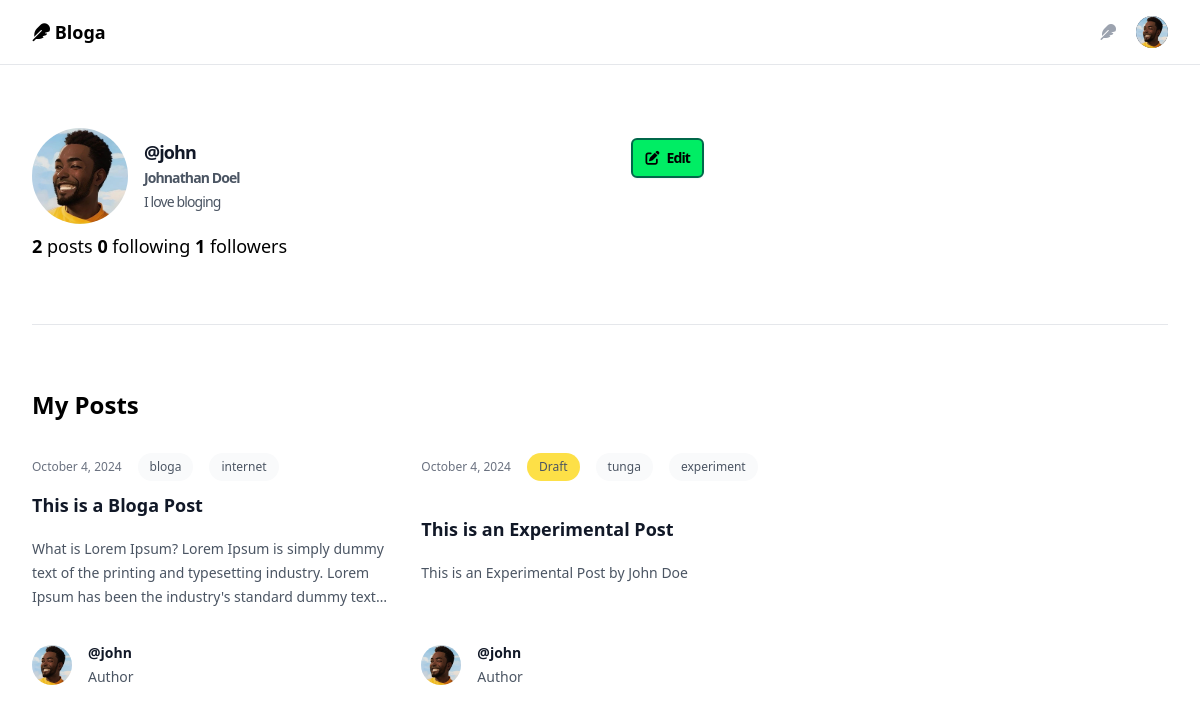
The page /users/john/ (signed in) on the database its author committed.
### authentication/models.py (models this page shows, shortened)
class Profile(models.Model):
    user = models.OneToOneField(User, on_delete=models.CASCADE, related_name='profile')
    bio = models.TextField(blank=True)
    dp = models.ImageField(upload_to=secure_filestore, blank=True, null=True)
    follows = models.ManyToManyField(User, related_name='following', blank=True)
    followers = models.ManyToManyField(User, related_name='followers', blank=True)

### blog/models.py (models this page shows, shortened)
class Posts(models.Model):
    class Status(models.TextChoices):
        DRAFT = 'DF', 'Draft'
        PUBLISHED = 'PB', 'Published'
    title = models.CharField(max_length=250, blank=False, null=False, default='New Blog')
    content = models.TextField()
    link = models.SlugField(unique=True, max_length=250)
    author = models.ForeignKey(User, on_delete=models.CASCADE, related_name='posts')
    status = models.CharField(
        max_length=2,
        choices=Status,
        default=Status.DRAFT
    )
    publish = models.DateTimeField(default=None, blank=True, null=True)
    created = models.DateTimeField(auto_now_add=True)
    updated = models.DateTimeField(auto_now=True)
    tags = TaggableManager()
    class Meta:
        ordering = ['-publish']
        indexes = [
            models.Index(fields=['-publish'])
        ]
        verbose_name = 'Post'
        verbose_name_plural = 'Posts'
    objects = models.Manager()
    published = PublishedManager()

### blog/views.py (the view)
# urls.py: path("users/<str:username>/", views.profile, name="profile"),
@login_required
def profile(request, username):
    user = request.user
    profile = get_object_or_404(
        User,
        username = username
    )
    if profile == user:
        posts = Posts.objects.filter(author=profile)
        page_title = "My Posts"
    else:
        page_title = f"Explore {profile.username}'s Posts"
        posts = Posts.objects.filter(author=profile, status='PB')
    context = {
        "user":user,
        "profile": profile,
        "posts": posts,
        "page_title": page_title,
    }
    return render(request, 'blog/profile.html', context)

### blog/templates/blog/profile.html (shortened to what this page needs)
{% extends 'blog/home.html' %}
{% load humanize%}
{% load static %}
{% block heading %}
<div class="mx-auto max-w-2xl lg:mx-0">
    <div class="relative flex items-center gap-x-4">
        {% if profile.profile.dp %}
            <img src="{% static profile.profile.dp.url%}" alt="{{profile.username}}" class="h-24 w-24 rounded-full bg-gray-50">
        {% else %}
            <img src="{% static 'img/profile.png' %}" alt="{{profile.username}}" class="h-24 w-24 rounded-full bg-gray-50">
        {% endif %}
        <div class="text-sm leading-6 flex-1">
        <div class="flex justify-between items-start flex-wrap w-full">
          <div class="flex-1">
            <p class="font-semibold text-lg text-gray-900">
              <a href="{% url 'blog:profile' profile.username%}">
                @{{profile.username}}
              </a>
              <p class="text-gray-600 font-semibold">{{profile.get_full_name|title}}</p>
            </p>
          </div>
          <div class="flex gap-2">
            {% if user == profile %}
              <a class="btn-secondary items-baseline gap-2" href="{% url 'blog:user_edit' profile.username %}"><i class="fa-solid fa-pen-to-square"></i> Edit</a>
            {%endif%}
          </div>
        </div>
        <p class="text-gray-600 line-clamp-2 font-normal">{{profile.profile.bio}}</p>
      </div>
    </div>
  </div>
{% endblock %}
{%block subheading %}
<div>
  <span class="text-lg font-normal">
    <span class="font-semibold">{{ posts.count|intcomma }}</span> posts
  </span>
  <a href="{% url 'blog:user_following' profile.username%}" class="text-lg font-normal">
      <span class="font-semibold">
          {% if profile.profile %}{{ profile.profile.follows.count|intcomma }}{% else %}0{% endif %}
      </span> following
    </a>
  <a href="{% url 'blog:user_followers' profile.username%}" class="text-lg font-normal">
      <span class="font-semibold">
          {% if profile.profile %}{{ profile.profile.followers.count|intcomma }}{% else %}0{% endif %}
      </span> followers
  </a>
</div>
{%endblock%}
{% block list_title %}{{page_title}}{% endblock %}

### blog/templates/blog/home.html (shortened to what this page needs)
{% extends 'blog/base.html' %}
{% load static %}
{% block content %}
    <div class="bg-white py-24 sm:py-32">
        <div class="mx-auto max-w-7xl px-6 lg:px-8">
        <div class="mx-auto max-w-2xl lg:mx-0">
            <h2 class="text-3xl font-bold tracking-tight text-gray-900 sm:text-4xl">
                {%block heading%}From bloga{%endblock%}
            </h2>
            <p class="mt-2 text-lg leading-8 text-gray-600">
                {% block subheading %}{%endblock%}
            </p>
        </div>
        <div class="mx-auto mt-10 grid max-w-2xl grid-cols-1 gap-x-8 gap-y-8 border-t border-gray-200 pt-10 sm:mt-16 sm:pt-16 lg:mx-0 lg:max-w-none lg:grid-cols-3">
            <h2 class="lg:col-span-3 text-2xl font-semibold">{%block list_title %}{{page_title}}{% endblock %}</h2>
            {% for post in posts%}
            <article class="flex max-w-xl flex-col items-start justify-between">
            <div class="flex items-center gap-x-4 text-xs">
                <time datetime="{{post.publish|date:'Y-m-d'}}" class="text-gray-500">{{post.publish|date:'F j, Y'}}</time>
                {% if post.status == "DF" %}
                    <span class="relative z-10 rounded-full bg-yellow-300 px-3 py-1.5 font-medium text-gray-600">Draft</span>
                {% endif %}
                {%for tag in post.tags.all %}
                    <a href="{% url 'blog:tag' tag%}" class="relative z-10 rounded-full bg-gray-50 px-3 py-1.5 font-medium text-gray-600 hover:bg-gray-100">{{tag.name}}</a>
                {% endfor %}
            </div>
            <div class="group relative">
                <h3 class="mt-3 text-lg font-semibold leading-6 text-gray-900 group-hover:text-gray-600">
                <a href="{% url 'blog:post' post.link%}">
                    <span class="absolute inset-0"></span>
                    {{post.title}}
                </a>
                </h3>
                <p class="mt-5 line-clamp-3 text-sm leading-6 text-gray-600">{{post.content}}</p>
            </div>
            <div class="relative mt-8 flex items-center gap-x-4">
                {% if post.author.profile.dp %}
                    <img src="{% static post.author.profile.dp.url %}" alt="" class="h-10 w-10 rounded-full bg-gray-50">
                {% else %}
                    <img src="{% static 'img/profile.png' %}" alt="" class="h-10 w-10 rounded-full bg-gray-50">
                {% endif %}
                <div class="text-sm leading-6">
                <p class="font-semibold text-gray-900">
                    <a href="{% url 'blog:profile' post.author.username %}">
                    <span class="absolute inset-0"></span>
                    @{{post.author.username}}
                    </a>
                </p>
                <p class="text-gray-600">Author</p>
                </div>
            </div>
            </article>
            {%empty%}
            <p class="text-lg">No Posts Yet</p>
            {%endfor%}
        </div>
        </div>
    </div>
{% endblock %}

### blog/templates/blog/base.html (shortened to what this page needs)
{% load static %}
<!DOCTYPE html>
<html lang="en">
<head>
  <link rel="stylesheet" href="https://rsms.me/inter/inter.css">
        <link rel="stylesheet" href="{% static 'css/style.css' %}">
        <link rel="stylesheet" href="https://cdnjs.cloudflare.com/ajax/libs/font-awesome/6.6.0/css/all.min.css"
 />
</head>
<body>
  <header>
    <nav>
        <div class="mx-auto max-w-7xl px-2 sm:px-6 lg:px-8">
            <div class="relative flex h-16 items-center justify-between">
                <div class="flex flex-1 items-center justify-center sm:items-stretch sm:justify-start">
                    <div class="flex flex-shrink-0 items-center text-lg font-bold">
                      <a href="{% url 'blog:home' %}" class="inline-block"><i class="fa-solid fa-feather"></i> Bloga</a>
                    </div>
                </div>
                <div
                    class="absolute inset-y-0 right-0 flex items-center pr-2 sm:static sm:inset-auto sm:ml-6 sm:pr-0">
                    {% if user %}
                        <a title="write an article" href="{% url 'blog:write' %}">
                            <button type="button"
                                class="relative h-8 w-8 rounded-full p-1 text-gray-400 focus:outline-none ring-secondary focus:ring-2 focus:ring-secondary focus:ring-offset-2 focus:ring-offset-white">
                                <span class="absolute -inset-1.5"></span>
                                <i class="fa-solid fa-feather"></i>
                            </button>
                        </a>
                        <div class="relative ml-3">
                            <div>
                                <button type="button"
                                    class="relative flex rounded-full bg-gray-800 text-sm focus:outline-none focus:ring-2 focus:ring-secondary focus:ring-offset-2 focus:ring-offset-white ring-secondary"
                                    id="user-menu-button" aria-expanded="false" aria-haspopup="true">
                                    <span class="absolute -inset-1.5"></span>
                                    {%if user.profile.dp %}
                                        <img class="h-8 w-8 rounded-full"
                                        src="{% static user.profile.dp.url %}"
                                        alt="">
                                    {% else %}
                                        <img class="h-8 w-8 rounded-full"
                                        src="{% static 'img/profile.png' %}"
                                        alt="">
                                    {% endif %}
                                </button>
                            </div>
                        </div>
                    {% else %}
                        <div class="relative ml-3 flex gap-2">
                            <a href="{% url 'authentication:sign_in' %}" class="btn-secondary">Sign in</a><a href="{% url 'authentication:sign_up' %}" class="btn-primary">Sign up</a>
                        </div>
                    {% endif %}
                </div>
            </div>
        </div>
    </nav>
</header>
    <main>
        {%block content%}
        {%endblock%}
    </main>
</body>
</html>

### rows shown on the page
Posts: publish "October 4, 2024", title "This is a Bloga Post", content "What is Lorem Ipsum? Lorem Ipsum is simply dummy text of the printing and typesetting industry. Lorem Ipsum has been the industry's standard dummy…", author.dp (picture), author.username "john"
Tag: name "bloga"
Tag: name "internet"
Posts: publish "October 4, 2024", status "Draft", title "This is an Experimental Post", content "This is an Experimental Post by John Doe", author.dp (picture), author.username "john"
Tag: name "tunga"
Tag: name "experiment"

### other values the page prints
{{ profile.username }} "john"
{{ profile.get_full_name|title }} "Johnathan Doel"
{{ profile.profile.bio }} "I love bloging"
{{ posts.count|intcomma }} "2"
{{ profile.profile.follows.count|intcomma }} "0"
{{ profile.profile.followers.count|intcomma }} "1"
{{ page_title }} "My Posts"
